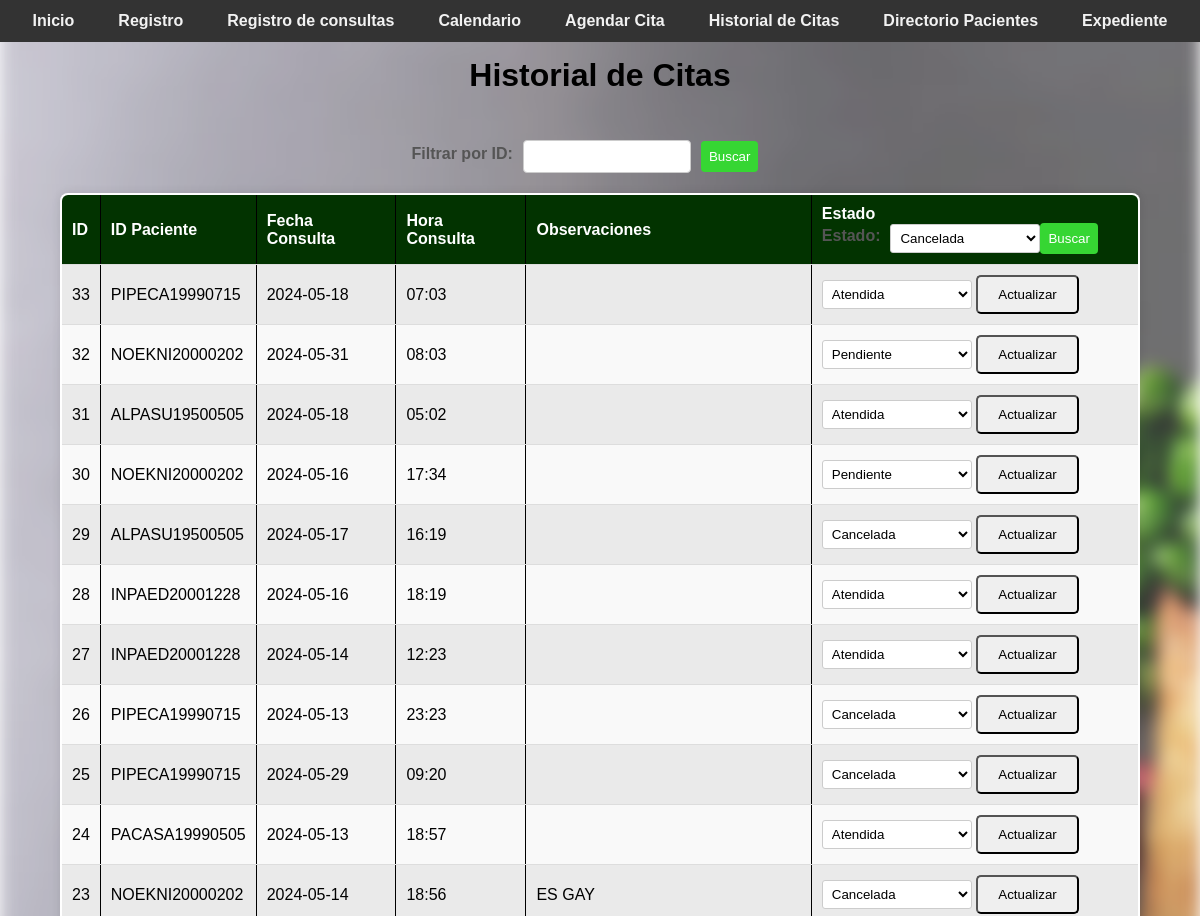
The app's page /historial_citas (signed in, upper part), older data.
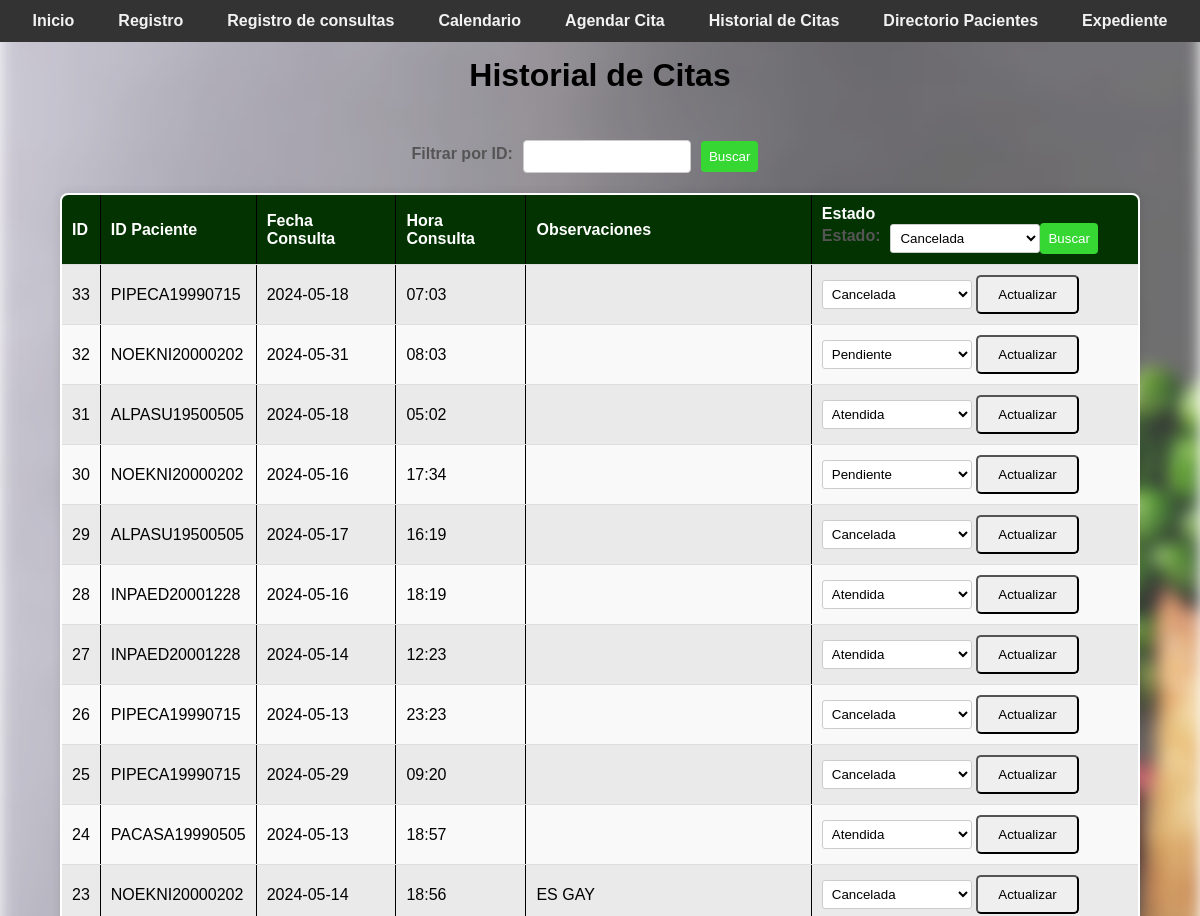
The same page, newer data.
### tables this page shows
CREATE TABLE citas (
                    id_cita INTEGER PRIMARY KEY AUTOINCREMENT,
                    id_paciente TEXT,
                    fecha_consulta TEXT NOT NULL,
                    hora_consulta TEXT NOT NULL, 
                    observaciones TEXT,
                    estado TEXT DEFAULT 'Pendiente',
                    FOREIGN KEY (id_paciente) REFERENCES pacientes(id_paciente)
                );

### app.py (the view)
@app.route('/historial_citas', methods=['GET', 'POST'])
@login_required
def historial_citas():
    filter_text = request.form.get('filter_text')
    filter_by = request.form.get('filter_by')
    with get_db_connection() as connection:
        cursor = connection.cursor()
        if request.method == 'POST' and filter_text and filter_by:
            if filter_by == 'id_paciente':
                cursor.execute("SELECT * FROM citas WHERE LOWER(id_paciente) LIKE LOWER(?)", ('%' + filter_text + '%',))
            elif filter_by == 'estado':
                cursor.execute("SELECT * FROM citas WHERE LOWER(estado) = LOWER(?)", (filter_text, ))
            else:
                cursor.execute("SELECT * FROM citas")
        else:
            cursor.execute("SELECT * FROM citas")
        citas = cursor.fetchall()
    with get_db_connection() as connection:
     cursor = connection.cursor()
    cursor.execute("SELECT id_paciente, primer_apellido, segundo_apellido, nombres FROM pacientes")
    pacientes = cursor.fetchall()
    citas_ordenadas = sorted(citas, key=itemgetter(0), reverse=True)
    with get_db_connection() as connection:
        cursor = connection.cursor()
        cursor.execute("SELECT id_paciente, primer_apellido, segundo_apellido, nombres FROM pacientes")
        pacientes = cursor.fetchall()
    return render_template('historial_citas.html', citas=citas_ordenadas, pacientes=pacientes)

### app.py (called while the page is built)
def login_required(f):
    @wraps(f)
    def decorated_function(*args, **kwargs):
        if 'username' not in session:
            return redirect(url_for('login'))
        return f(*args, **kwargs)
    return decorated_function

def get_db_connection():
    connection = sqlite3.connect('nutricion_consulta.db')
    connection.row_factory = sqlite3.Row
    return connection

### templates/historial_citas.html (shortened to what this page needs)
<!DOCTYPE html>
<html lang="es">
<head>
    <link rel="stylesheet" href="{{ url_for('static', filename='css/style.css') }}">
</head>
<body>
    <div class="navbar">
        <a href="/">Inicio</a>
        <a href="/registro">Registro</a>
        <a href="/consultar">Registro de consultas</a>
        <a href="/options">Calendario</a>
        <a href="/agendar_cita">Agendar Cita</a>
        <a href="/historial_citas">Historial de Citas</a>
        <a href="/directorio_pacientes">Directorio Pacientes</a>
        <a href="/expediente">Expediente</a>
        </div>
        <br>
            <h1>Historial de Citas</h1>
            <br></br>
            <div class="filter-container">
            <form action="{{ url_for('historial_citas') }}" method="post" class="filter-form">
            <label for="filtro_id">Filtrar por ID:</label>
            <input type="text" id="filter_id" name="filter_text" list="pacientes_list" required>
            <input type="submit" value="Buscar">
        </form>
    </div>
        <table border="1">
            <tr>
                <th>ID</th>
                <th>ID Paciente</th>
                <th>Fecha Consulta</th>
                <th>Hora Consulta</th>
                <th>Observaciones</th>
                <th>Estado
                    <form action="{{ url_for('historial_citas') }}" method="post" class="filter-form">
                        <label for="filter_estado">Estado:</label>
                        <select id="filter_estado" name="filter_estado">
                            <option value="Cancelada" {% if filter_estado == 'Cancelada' %} selected {% endif %}>Cancelada</option>
                            <input type="submit" value="Buscar">
                        </select>
                    </form>
                </th>
            </tr>
            {% for cita in citas %}
            <tr>
                <td>{{ cita[0] }}</td>
                <td>{{ cita[1] }}</td>
                <td>{{ cita[2] }}</td>
                <td>{{ cita[3] }}</td>
                <td>{{ cita[4] }}</td>
                <td>
                    <form action="/actualizar_estado" method="POST">
                        <select name="estado">
                            <option value="Pendiente" {% if cita[5] == 'Pendiente' %}selected{% endif %}>Pendiente</option>
                            <option value="Atendida" {% if cita[5] == 'Atendida' %}selected{% endif %}>Atendida</option>
                            <option value="Cancelada" {% if cita[5] == 'Cancelada' %}selected{% endif %}>Cancelada</option>
                        </select>
                        <input type="submit" value="Actualizar">
                    </form>
                </td>
            </tr>
            {% endfor %}
        </table>
    </body>
    </html>

### static/css/style.css (style rules this page uses)
body { font-family: Arial, sans-serif; margin: 0; padding: 0; }
body::before { content: ""; position: fixed; top: 0; left: 0; width: 100%; height: 100%; z-index: -1; background-image: url('/static/css/Imagen/fondo.jpg'); background-size: cover; filter: blur(8px); opacity: .8; }
label { font-weight: bold; }
.navbar { background-color: #333; display: flex; justify-content: center; padding: 25px 20; position: fixed; top: 0; left: 0; width: 100%; z-index: 1000; }
.navbar a { color: #f2f2f2; text-align: center; padding: 10px 20px; text-decoration: none; transition: background-color 0.3s ease, color 0.3s ease, border-color 0.3s ease; border-radius: 25px; margin: 20 5px; border: 2px solid transparent; font-weight: bold; }
.button, .btn-login, input[type="submit"] { display: inline-block; padding: 10px 20px; border-radius: 5px; cursor: pointer; text-decoration: none; transition: background-color 0.3s ease; }
label { display: inline-block; margin-bottom: 5px; }
select { width: 150px; padding: 5px; border: 1px solid #ccc; border-radius: 3px; background-color: #fff; }
input:required { border-color: #ff9999; }
input[type="text"]::placeholder, input[type="password"]::placeholder { color: #999; }
input[type="text"], input[type="number"], .add-button { width: 150px; padding: 8px 12px; margin-right: 10px; border-radius: 4px; border: 1px solid #ccc; cursor: pointer; }
th, td { padding: 10px; text-align: center; border-bottom: 1px solid #ddd; transition: background-color 0.3s; }
th { background-color: #333; color: #ffffff; }
tr:nth-child(even) { background-color: #f2f2f2; }
tr:nth-child(odd) { background-color: #e6e6e6; }
h1, h2, strong { color: #000000; }
h1 { margin-bottom: 10px; text-align: center; }
.filter-container { display: flex; flex-direction: row; align-items: center; justify-content: center; margin-bottom: 20px; }
.filter-form { display: flex; align-items: center; margin-right: 20px; }
.filter-form label { margin-right: 10px; color: #555; font-weight: bold; }
.filter-form input[type="text"], .filter-form input[type="submit"] { padding: 8px; border-radius: 4px; border: 1px solid #ccc; margin-right: 10px; }
.filter-form input[type="submit"] { background-color: #36d633; color: #fff; border: none; cursor: pointer; }
table { width: 90%; margin: 0 auto; border: 2px solid #000000; border-radius: 8px; overflow: hidden; box-shadow: 0 0 10px rgba(0, 0, 0, 0.1); max-width: 100%; border-collapse: collapse; margin-bottom: 20px; background-color: #fff; opacity: 1; animation: fadeIn 0.5s ease-in-out; transition: opacity 0.5s ease-in-out; }
table th, table td { padding: 10px; border-bottom: 1px solid #ddd; text-align: left; }
table th { background-color: #023300; font-weight: bold; }
table tr:nth-child(odd) { background-color: #f9f9f9; }
table tr:nth-child(even) { background-color: #eaeaea; }

Row changes from the older to the newer data that the page shows:
changed citas id 33: estado "Atendida" → "Cancelada"
